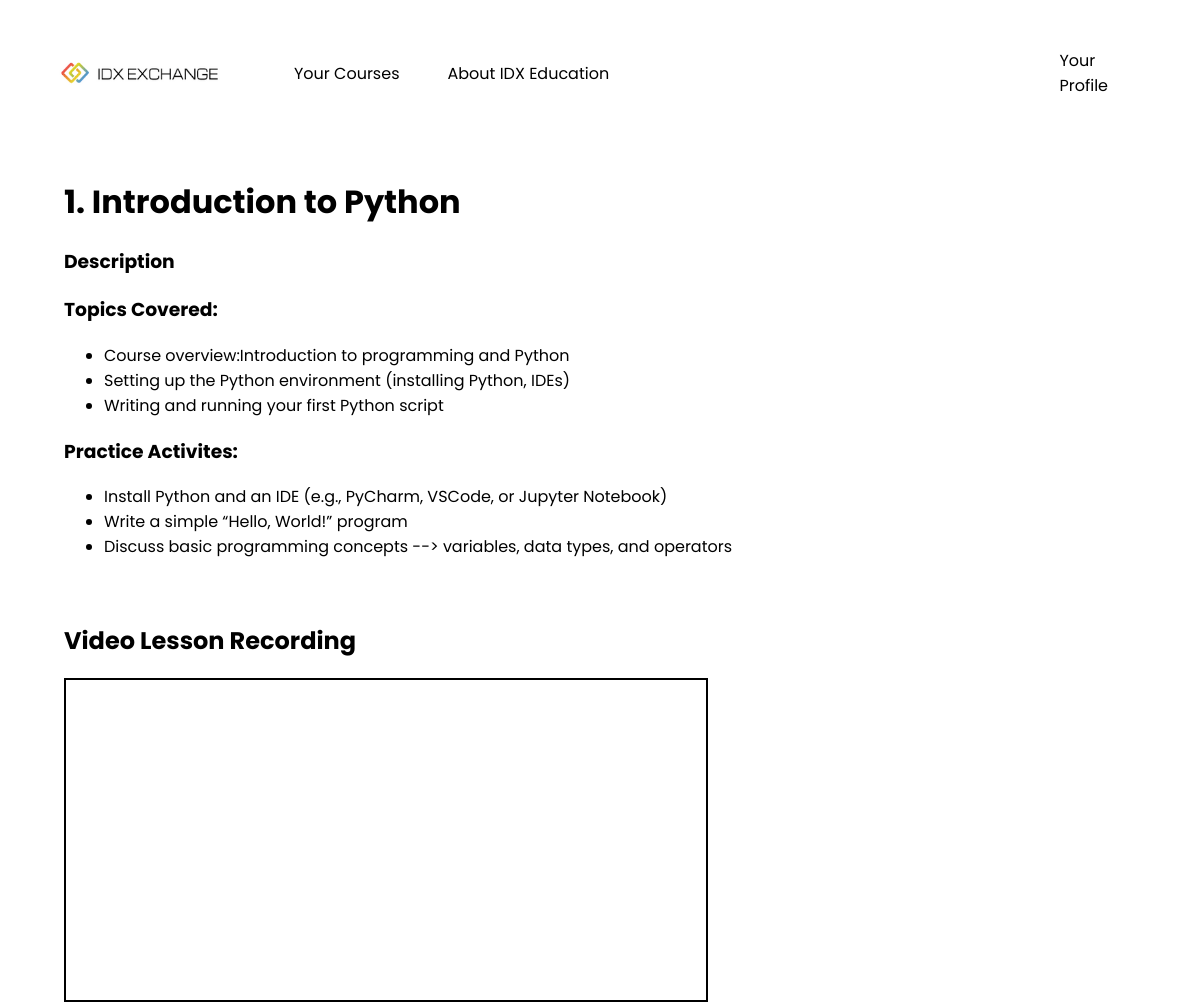
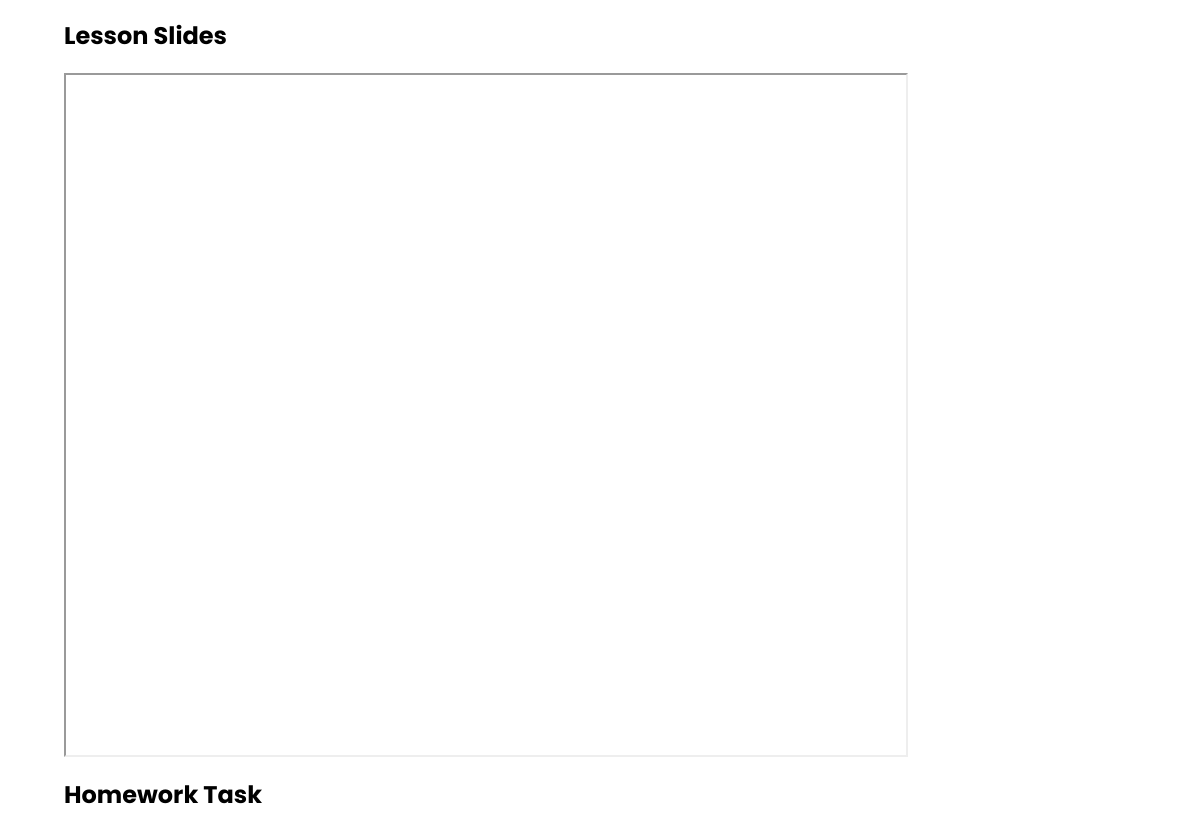
/1/ (signed in), run on the app's committed database (2 pictures, top to bottom).
### idx_EduWeb/models.py (models this page shows, shortened)
class Course(models.Model):
    course_id = models.IntegerField(null=True)
    course = models.IntegerField(null=True)
    lesson_name = models.CharField(max_length=200, null=True)
    lesson_num = models.IntegerField(primary_key=True)
    description = models.TextField(null=True)
    topics = models.TextField(null=True)
    activites = models.TextField(null=True)
    last_updated = models.DateTimeField(auto_now_add=True)
    lesson_content = models.URLField(null=True)
    def topics_as_list(self):
        return self.topics.split('-')
    def activites_as_list(self):
        return self.activites.split(':')

### idx_EduWeb/views.py (the view)
# urls.py: path('<str:lesson_num>/', views.index, name='index'),  # index view at /
def index(request, lesson_num):
    try:
        each = Course.objects.get(pk=lesson_num)
        if not request.user.is_authenticated:
            return redirect('/login/')
        return render(request, 'idx_EduWeb/index.html/', {'courses': each})
    except Course.DoesNotExist:
        raise HttpResponseBadRequest("File does not exist")

### idx_EduWeb/templates/idx_EduWeb/index.html (shortened to what this page needs)
{% extends 'idx_EduWeb/base.html' %}
{% block content %}
{% load static %}
<!DOCTYPE html>
<html>
<head>
    <link rel="stylesheet" href="{% static 'idx_EduWeb/style.css' %}">
</head>
<body>
    <div class="courseCard content">
        <h1>{{courses.lesson_num}}. {{ courses.lesson_name }}</h1>
        <h3>{{ courses.description }}</h3>
        <div>
            <h3>Topics Covered:</h5>
            <ul id="topics">
                {% for each in courses.topics_as_list %}
                    <li>{{each}}</li>
                {% endfor %}
            </ul>
        </div>
        <div>
            <h3>Practice Activites:</h5>
            <ul id="activites">
                {% for each in courses.activites_as_list %}
                    <li>{{each}}</li>
                {% endfor %}
            </ul>
        </div>
        <div class="videoLesson">
            <h2>Video Lesson Recording</h2>
            <div>
                <video>
                    <source src="{{course.lesson_content}}" type="video/mp4">
                </video>
            </div>
        </div>
        <div class="slides">
            <h2>Lesson Slides</h2>
            <iframe src={{courses.lesson_content}} width="840" height="680" allow="autoplay"></iframe>
        </div>
        <div>
            <h2>Homework Task</h2>
        </div>
    </div>
</body>
</html>
{% endblock content %}

### idx_EduWeb/static/idx_EduWeb/style.css (style rules this page uses)
body { margin: 2rem; padding: 0; box-sizing: border-box; }
* { font-family: "Poppins", sans-serif; }
video { border: 2px solid black; width: 40rem; height: auto; }
.videoLesson { margin: 1rem; margin-top: 4rem; margin-left: 0rem; }
.slides { margin: 1rem; margin-left: 0rem; }
.content { margin: 2rem; margin-top: 4rem; }

### data on the page
Course: lesson_num "1", lesson_name "Introduction to Python", description "Description"

### other printed values
{{ each }} "Course overview:Introduction to programming and Python" "Setting up the Python environment (installing Python, IDEs)" "Writing and running your first Python script"
{{ each }} "Install Python and an IDE (e.g., PyCharm, VSCode, or Jupyter Notebook)" "Write a simple “Hello, World!” program" "Discuss basic programming concepts --> variables, data types, and operators"
